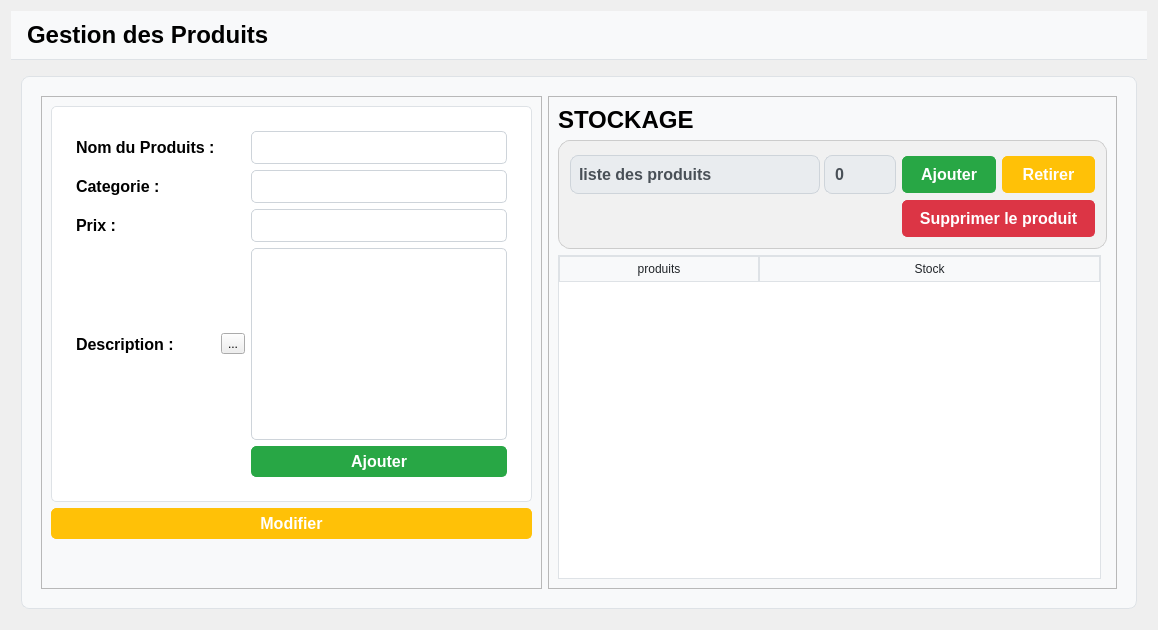
  <widget class="QWidget" name="gest_prod_page">
   <property name="styleSheet">
    <string notr="true">#gest_prod_page{background-color: rgba(255, 255, 255, 100);}
#label_title_gestprod {
    font-size: 24px;
    font-weight: bold;
    background-color: #f8f9fa;
    padding: 10px;
    border-bottom: 1px solid #dee2e6;
}

#frame_contain_gest_p {
    border: 1px solid #dee2e6;
    border-radius: 8px;
    margin: 10px;
    padding: 10px;
    background-color: #f8f9fa;
}

#frame_add_prod {
    background-color: #ffffff;
    border: 1px solid #dee2e6;
    border-radius: 5px;
    padding: 15px;
}

#label_nom_prod,
#label_catergeorie,
#label_prix,
#label_descr {
    font-size: 16px;
    font-weight: bold;
}

#nom_prod_le,
#categorie_prod_le,
#prix_prod_le,
#textEdit {
    font-size: 16px;
    padding: 5px;
    border: 1px solid #ced4da;
    border-radius: 5px;
}

#nom_prod_le:focus,
#categorie_prod_le:focus,
#prix_prod_le:focus,
#textEdit:focus {
    border-color: #80bdff;
    outline: 0;
    box-shadow: 0 0 0 0.2rem rgba(0, 123, 255, 0.25);
}

#bouton_modifier {
    background-color: #ffc107; /* Couleur jaune */
    border: 1px solid #ffc107; /* Bordure jaune */
    color: #FFFFFF; /* Couleur du texte par défaut */
    border-radius: 5px; /* Bords arrondis */
    padding: 5px 10px; /* Espacement interne du bouton */
    font-size: 16px; /* Taille de la police */
    font-weight: bold; /* Police en gras */
}

#bouton_modifier:hover {
    background-color: #e0a800; /* Couleur jaune foncée */
    border: 1px solid #e0a800; /* Bordure jaune foncée */
}

#bouton_modifier:pressed {
    background-color: #b58905; /* Couleur jaune foncée lorsque le bouton est enfoncé */
    border: 1px solid #b58905; /* Bordure jaune foncée lorsque le bouton est enfoncé */
}

#bouton_ajouter {
    background-color: #28a745; /* Couleur verte */
    border: 1px solid #28a745; /* Bordure verte */
    color: #FFFFFF; /* Couleur du texte par défaut */
    border-radius: 5px; /* Bords arrondis */
    padding: 5px 10px; /* Espacement interne du bouton */
    font-size: 16px; /* Taille de la police */
    font-weight: bold; /* Police en gras */
}

#bouton_ajouter:hover {
    background-color: #218838; /* Couleur verte foncée */
    border: 1px solid #218838; /* Bordure verte foncée */
}

#bouton_ajouter:pressed {
    background-color: #1e7e34; /* Couleur verte foncée lorsque le bouton est enfoncé */
    border: 1px solid #1e7e34; /* Bordure verte foncée lorsque le bouton est enfoncé */
}

</string>
   </property>
   <layout class="QVBoxLayout" name="verticalLayout_5">
    <item>
     <widget class="QLabel" name="label_title_gestprod">
      <property name="maximumSize">
       <size>
        <width>16777215</width>
        <height>60</height>
       </size>
      </property>
      <property name="font">
       <font>
        <pointsize>-1</pointsize>
        <bold>true</bold>
       </font>
      </property>
      <property name="text">
       <string>Gestion des Produits</string>
      </property>
     </widget>
    </item>
    <item>
     <widget class="QFrame" name="frame_contain_gest_p">
      <property name="styleSheet">
       <string notr="true"/>
      </property>
      <property name="frameShape">
       <enum>QFrame::StyledPanel</enum>
      </property>
      <property name="frameShadow">
       <enum>QFrame::Raised</enum>
      </property>
      <layout class="QHBoxLayout" name="horizontalLayout_5">
       <item>
        <widget class="QFrame" name="frame_9">
         <property name="frameShape">
          <enum>QFrame::StyledPanel</enum>
         </property>
         <property name="frameShadow">
          <enum>QFrame::Raised</enum>
         </property>
         <layout class="QVBoxLayout" name="verticalLayout_4">
          <item>
           <widget class="QFrame" name="frame_add_prod">
            <property name="maximumSize">
             <size>
              <width>600</width>
              <height>16777215</height>
             </size>
            </property>
            <layout class="QGridLayout" name="gridLayout_2">
             <item row="0" column="1">
              <widget class="QLabel" name="label_nom_prod">
               <property name="text">
                <string>Nom du Produits :</string>
               </property>
              </widget>
             </item>
             <item row="1" column="4">
              <widget class="QLineEdit" name="categorie_prod_le">
               <property name="minimumSize">
                <size>
                 <width>44</width>
                 <height>0</height>
                </size>
               </property>
               <property name="maximumSize">
                <size>
                 <width>300</width>
                 <height>60</height>
                </size>
               </property>
              </widget>
             </item>
             <item row="5" column="4">
              <widget class="QTextEdit" name="textEdit"/>
             </item>
             <item row="1" column="1">
              <widget class="QLabel" name="label_catergeorie">
               <property name="text">
                <string>Categorie :</string>
               </property>
              </widget>
             </item>
             <item row="2" column="1">
              <widget class="QLabel" name="label_prix">
               <property name="text">
                <string>Prix :</string>
               </property>
              </widget>
             </item>
             <item row="6" column="4">
              <widget class="QPushButton" name="bouton_ajouter">
               <property name="text">
                <string>Ajouter</string>
               </property>
              </widget>
             </item>
             <item row="2" column="4">
              <widget class="QLineEdit" name="prix_prod_le">
               <property name="minimumSize">
                <size>
                 <width>44</width>
                 <height>0</height>
                </size>
               </property>
               <property name="maximumSize">
                <size>
                 <width>300</width>
                 <height>60</height>
                </size>
               </property>
              </widget>
             </item>
             <item row="0" column="4">
              <widget class="QLineEdit" name="nom_prod_le">
               <property name="minimumSize">
                <size>
                 <width>44</width>
                 <height>0</height>
                </size>
               </property>
               <property name="maximumSize">
                <size>
                 <width>300</width>
                 <height>60</height>
                </size>
               </property>
              </widget>
             </item>
             <item row="5" column="1">
              <widget class="QLabel" name="label_descr">
               <property name="text">
                <string>Description :</string>
               </property>
               <property name="alignment">
                <set>Qt::AlignJustify|Qt::AlignVCenter</set>
               </property>
              </widget>
             </item>
             <item row="5" column="2">
              <widget class="QToolButton" name="toolButton">
               <property name="cursor">
                <cursorShape>PointingHandCursor</cursorShape>
               </property>
               <property name="toolTip">
                <string>&lt;b&gt;Photo&lt;b/&gt;</string>
               </property>
               <property name="text">
                <string>...</string>
               </property>
               <property name="iconSize">
                <size>
                 <width>20</width>
                 <height>20</height>
                </size>
               </property>
              </widget>
             </item>
            </layout>
           </widget>
          </item>
          <item>
           <widget class="QPushButton" name="bouton_modifier">
            <property name="maximumSize">
             <size>
              <width>600</width>
              <height>16777215</height>
             </size>
            </property>
            <property name="text">
             <string>Modifier</string>
            </property>
           </widget>
          </item>
          <item>
           <spacer name="verticalSpacer_2">
            <property name="orientation">
             <enum>Qt::Vertical</enum>
            </property>
            <property name="sizeHint" stdset="0">
             <size>
              <width>20</width>
              <height>40</height>
             </size>
            </property>
           </spacer>
          </item>
         </layout>
        </widget>
       </item>
       <item>
        <widget class="QFrame" name="frame_8">
         <property name="frameShape">
          <enum>QFrame::StyledPanel</enum>
         </property>
         <property name="frameShadow">
          <enum>QFrame::Raised</enum>
         </property>
         <layout class="QGridLayout" name="gridLayout_4">
          <item row="2" column="0" colspan="2">
           <widget class="QGroupBox" name="option_stockage">
            <property name="maximumSize">
             <size>
              <width>549</width>
              <height>110</height>
             </size>
            </property>
            <property name="styleSheet">
             <string notr="true">#option_stockage{
background-color:#f1f1f1;
border:1px solid #ccc;
border-radius:12px;
}
/* Styliser le bouton &quot;Modifier&quot; */
QPushButton#retirer_produit_btn {
    background-color: #ffc107; /* Couleur jaune */
    color: #FFFFFF; /* Couleur du texte par défaut */
    border: 1px solid #ffc107; /* Bordure jaune */
    border-radius: 5px; /* Bords arrondis */
    padding: 8px 16px; /* Espacement interne */
    font-size: 16px; /* Taille de la police */
    font-weight: bold; /* Police en gras */
}

QPushButton#retirer_produit_btn:hover {
    background-color: #e0a800; /* Couleur jaune foncée au survol */
    border: 1px solid #e0a800; /* Bordure jaune foncée au survol */
}

QPushButton#retirer_produit_btn:pressed {
    background-color: #b58905; /* Couleur jaune foncée lorsque le bouton est enfoncé */
    border: 1px solid #b58905; /* Bordure jaune foncée lorsque le bouton est enfoncé */
}
/* Styliser le bouton &quot;Supprimer&quot; */
QPushButton#supprimer_produit_btn {
    background-color: #dc3545; /* Couleur rouge */
    color: #FFFFFF; /* Couleur du texte par défaut */
    border: 1px solid #dc3545; /* Bordure rouge */
    border-radius: 5px; /* Bords arrondis */
    padding: 8px 16px; /* Espacement interne */
    font-size: 16px; /* Taille de la police */
    font-weight: bold; /* Police en gras */
}

QPushButton#supprimer_produit_btn:hover {
    background-color: #c82333; /* Couleur rouge foncée au survol */
    border: 1px solid #c82333; /* Bordure rouge foncée au survol */
}

QPushButton#supprimer_produit_btn:pressed {
    background-color: #b21f2d; /* Couleur rouge foncée lorsque le bouton est enfoncé */
    border: 1px solid #b21f2d; /* Bordure rouge foncée lorsque le bouton est enfoncé */
}
/* Styliser le bouton &quot;Ajouter&quot; */
QPushButton#ajouter_produit_btn {
    background-color: #28a745; /* Couleur verte */
    color: #FFFFFF; /* Couleur du texte par défaut */
    border: 1px solid #28a745; /* Bordure verte */
    border-radius: 5px; /* Bords arrondis */
    padding: 8px 16px; /* Espacement interne */
    font-size: 16px; /* Taille de la police */
    font-weight: bold; /* Police en gras */
}

QPushButton#ajouter_produit_btn:hover {
    background-color: #218838; /* Couleur verte foncée au survol */
    border: 1px solid #218838; /* Bordure verte foncée au survol */
}

QPushButton#ajouter_produit_btn:pressed {
    background-color: #1e7e34; /* Couleur verte foncée lorsque le bouton est enfoncé */
    border: 1px solid #1e7e34; /* Bordure verte foncée lorsque le bouton est enfoncé */
}


</string>
            </property>
            <property name="title">
             <string/>
            </property>
            <layout class="QGridLayout" name="gridLayout_3">
             <item row="0" column="1">
              <layout class="QHBoxLayout" name="layout_tool_btn">
               <item>
                <widget class="QPushButton" name="ajouter_produit_btn">
                 <property name="minimumSize">
                  <size>
                   <width>0</width>
                   <height>30</height>
                  </size>
                 </property>
                 <property name="toolTip">
                  <string>&lt;html&gt;&lt;head/&gt;&lt;body&gt;&lt;p&gt;&lt;span style=&quot; font-weight:700;&quot;&gt;Ajouter au Stock&lt;/span&gt;&lt;/p&gt;&lt;/body&gt;&lt;/html&gt;</string>
                 </property>
                 <property name="text">
                  <string>Ajouter</string>
                 </property>
                </widget>
               </item>
               <item>
                <widget class="QPushButton" name="retirer_produit_btn">
                 <property name="minimumSize">
                  <size>
                   <width>0</width>
                   <height>30</height>
                  </size>
                 </property>
                 <property name="toolTip">
                  <string>&lt;html&gt;&lt;head/&gt;&lt;body&gt;&lt;p&gt;&lt;span style=&quot; font-weight:700;&quot;&gt;Retrancher du Stock&lt;/span&gt;&lt;/p&gt;&lt;/body&gt;&lt;/html&gt;</string>
                 </property>
                 <property name="text">
                  <string>Retirer</string>
                 </property>
                </widget>
               </item>
              </layout>
             </item>
             <item row="0" column="0">
              <layout class="QHBoxLayout" name="layout_list">
               <item>
                <widget class="QComboBox" name="liste_prod_combo_box">
                 <property name="minimumSize">
                  <size>
                   <width>250</width>
                   <height>0</height>
                  </size>
                 </property>
                 <property name="styleSheet">
                  <string notr="true">/* Styliser le bouton déroulant du QComboBox */
QComboBox {
    background-color: #e9ecef; /* Couleur de fond */
    color: #495057; /* Couleur du texte par défaut */
    border: 1px solid #ced4da; /* Bordure */
    border-radius: 8px; /* Bords arrondis */
    padding: 8px; /* Espacement interne */
    font-size: 16px; /* Taille de la police */
    font-weight: bold; /* Police en gras */
}

QComboBox:hover {
    background-color: #dee2e6; /* Couleur au survol */
}

QComboBox:pressed {
    background-color: #ced4da; /* Couleur lorsque le bouton est enfoncé */
}

QComboBox::drop-down {
    width: 25px; /* Largeur de la flèche du bouton déroulant */
    border: none; /* Supprimer la bordure de la flèche */
}

QComboBox::down-arrow {
    image: url(arrow_down.png); /* Remplacer &quot;arrow_down.png&quot; par le chemin vers votre image de flèche personnalisée */
}

/* Styliser la liste déroulante du QComboBox */
QComboBox QAbstractItemView {
    background-color: #e9ecef; /* Couleur de fond de la liste déroulante */
    border: 1px solid #ced4da; /* Bordure de la liste déroulante */
    border-radius: 8px; /* Bords arrondis */
    padding: 8px; /* Espacement interne */
    font-size: 16px; /* Taille de la police */
    font-weight: bold; /* Police en gras */
    min-width: 200px; /* Largeur minimale de la liste déroulante */
}

QComboBox QAbstractItemView::item {
    height: 30px; /* Hauteur de chaque élément de la liste */
    padding: 5px 15px; /* Espacement interne des éléments */
	border-radius: 8px;
}

QComboBox QAbstractItemView::item:selected {
    background-color: #007bff; /* Couleur bleue pour l'élément sélectionné */
    color: #FFFFFF; /* Couleur du texte de l'élément sélectionné */
}

QComboBox QAbstractItemView::item:hover {
    background-color: #ced4da; /* Couleur au survol */
}
</string>
                 </property>
                 <property name="placeholderText">
                  <string>liste des produits</string>
                 </property>
                </widget>
               </item>
               <item>
                <widget class="QSpinBox" name="quantite_spin_box">
                 <property name="maximumSize">
                  <size>
                   <width>73</width>
                   <height>41</height>
                  </size>
                 </property>
                 <property name="toolTip">
                  <string>&lt;html&gt;&lt;head/&gt;&lt;body&gt;&lt;p&gt;&lt;span style=&quot; font-weight:700;&quot;&gt;Quantité&lt;/span&gt;&lt;/p&gt;&lt;/body&gt;&lt;/html&gt;</string>
                 </property>
                 <property name="styleSheet">
                  <string notr="true">/* Styliser le QSpinBox */
QSpinBox {
    background-color: #e9ecef; /* Couleur de fond */
    color: #495057; /* Couleur du texte par défaut */
    border: 1px solid #ced4da; /* Bordure */
    border-radius: 8px; /* Bords arrondis */
    padding: 8px; /* Espacement interne */
    font-size: 16px; /* Taille de la police */
    font-weight: bold; /* Police en gras */
}

QSpinBox:hover {
    background-color: #dee2e6; /* Couleur au survol */
}

QSpinBox:pressed {
    background-color: #ced4da; /* Couleur lorsque le bouton est enfoncé */
}

QSpinBox::up-button {
    subcontrol-origin: border; /* Positionnement du bouton d'incrémentation */
    subcontrol-position: top right; /* Positionnement du bouton d'incrémentation */
    width: 30px; /* Largeur du bouton d'incrémentation */
    border-left: none; /* Supprimer la bordure à gauche du bouton d'incrémentation */
    border-top-right-radius: 8px; /* Bords arrondis à droite du bouton d'incrémentation */
}

QSpinBox::up-button:hover,
QSpinBox::up-button:pressed {
    background-color: #007bff; /* Couleur bleue pour le bouton d'incrémentation au survol et lorsque le bouton est enfoncé */
    color: #FFFFFF; /* Couleur du texte du bouton d'incrémentation au survol et lorsque le bouton est enfoncé */
}

QSpinBox::down-button {
    subcontrol-origin: border; /* Positionnement du bouton de décrémentation */
    subcontrol-position: bottom right; /* Positionnement du bouton de décrémentation */
    width: 30px; /* Largeur du bouton de décrémentation */
    border-left: none; /* Supprimer la bordure à gauche du bouton de décrémentation */
    border-bottom-right-radius: 8px; /* Bords arrondis à droite du bouton de décrémentation */
}

QSpinBox::down-button:hover,
QSpinBox::down-button:pressed {
    background-color: #dc3545; /* Couleur rouge pour le bouton de décrémentation au survol et lorsque le bouton est enfoncé */
    color: #FFFFFF; /* Couleur du texte du bouton de décrémentation au survol et lorsque le bouton est enfoncé */
}

QSpinBox::up-arrow,
QSpinBox::down-arrow {
    image: url(arrow_up_down.png); /* Remplacer &quot;arrow_up_down.png&quot; par le chemin vers votre image d'icône d'incrémentation/décrémentation */
    width: 20px; /* Largeur de l'icône d'incrémentation/décrémentation */
    height: 20px; /* Hauteur de l'icône d'incrémentation/décrémentation */
}
</string>
                 </property>
                </widget>
               </item>
              </layout>
             </item>
             <item row="1" column="1">
              <widget class="QPushButton" name="supprimer_produit_btn">
               <property name="minimumSize">
                <size>
                 <width>0</width>
                 <height>30</height>
                </size>
               </property>
               <property name="maximumSize">
                <size>
                 <width>250</width>
                 <height>16777215</height>
                </size>
               </property>
               <property name="toolTip">
                <string>&lt;html&gt;&lt;head/&gt;&lt;body&gt;&lt;p align=&quot;center&quot;&gt;&lt;span style=&quot; font-weight:700;&quot;&gt;Supprimer définitivement le produit&lt;/span&gt;&lt;/p&gt;&lt;/body&gt;&lt;/html&gt;</string>
               </property>
               <property name="text">
                <string>Supprimer le produit</string>
               </property>
              </widget>
             </item>
            </layout>
           </widget>
          </item>
          <item row="0" column="0">
           <widget class="QLabel" name="label_9">
            <property name="font">
             <font>
              <pointsize>18</pointsize>
              <bold>true</bold>
             </font>
            </property>
            <property name="text">
             <string>STOCKAGE</string>
            </property>
           </widget>
          </item>
          <item row="3" column="0">
           <widget class="QTableWidget" name="stock_tab">
            <property name="maximumSize">
             <size>
              <width>600</width>
              <height>16777215</height>
             </size>
            </property>
            <property name="styleSheet">
             <string notr="true">/* Style de la table sublime */
            QTableWidget {
                border: 1px solid #dee2e6;
                border-collapse: collapse;
                width: 100%;
                font-size: 16px;
            }

            /* Style des cellules de la table sublime */
            QTableWidget::item {
                border: 1px solid #dee2e6;
                padding: 10px;
                text-align: center;
                background-color: #f2f2f2;
                color: #333;
            }

            /* Style de l'en-tête de la table sublime */
            QTableWidget::item:selected {
                background-color: #007bff;
                color: #ffffff;
            }

            /* Style des lignes paires de la table sublime */
            QTableWidget::item:alternate {
                background-color: #e9ecef;
            }

            /* Style des lignes impaires de la table sublime */
            QTableWidget::item:!alternate {
                background-color: #ffffff;
            }

            /* Style des lignes au survol de la table sublime */
            QTableWidget::item:hover {
                background-color: #d4edda;
            }

            /* Style de l'en-tête de la table sublime */
            QHeaderView::section {
                background-color: #f8f9fa;
                color: #212529;
                padding: 3px;
                border: 1px solid #dee2e6;
                font: 700 11pt &quot;Segoe UI&quot;;
            }

            /* Style des barres de défilement de la table sublime */
            QScrollBar:vertical, QScrollBar:horizontal {
                background-color: #f8f9fa;
                width: 8px;
            }

            QScrollBar::handle:vertical, QScrollBar::handle:horizontal {
                background-color: #007bff;
                border-radius: 4px;
            }

            QScrollBar::add-line:vertical, QScrollBar::add-line:horizontal,
            QScrollBar::sub-line:vertical, QScrollBar::sub-line:horizontal {
                background: none;
            }

            QScrollBar::add-page:vertical, QScrollBar::add-page:horizontal,
            QScrollBar::sub-page:vertical, QScrollBar::sub-page:horizontal {
                background: none;
            }</string>
            </property>
            <attribute name="horizontalHeaderMinimumSectionSize">
             <number>180</number>
            </attribute>
            <attribute name="horizontalHeaderDefaultSectionSize">
             <number>200</number>
            </attribute>
            <attribute name="horizontalHeaderShowSortIndicator" stdset="0">
             <bool>true</bool>
            </attribute>
            <attribute name="horizontalHeaderStretchLastSection">
             <bool>true</bool>
            </attribute>
            <attribute name="verticalHeaderHighlightSections">
             <bool>false</bool>
            </attribute>
            <attribute name="verticalHeaderShowSortIndicator" stdset="0">
             <bool>true</bool>
            </attribute>
            <column>
             <property name="text">
              <string>produits</string>
             </property>
            </column>
            <column>
             <property name="text">
              <string>Stock</string>
             </property>
            </column>
           </widget>
          </item>
         </layout>
        </widget>
       </item>
      </layout>
     </widget>
    </item>
   </layout>
  </widget>
